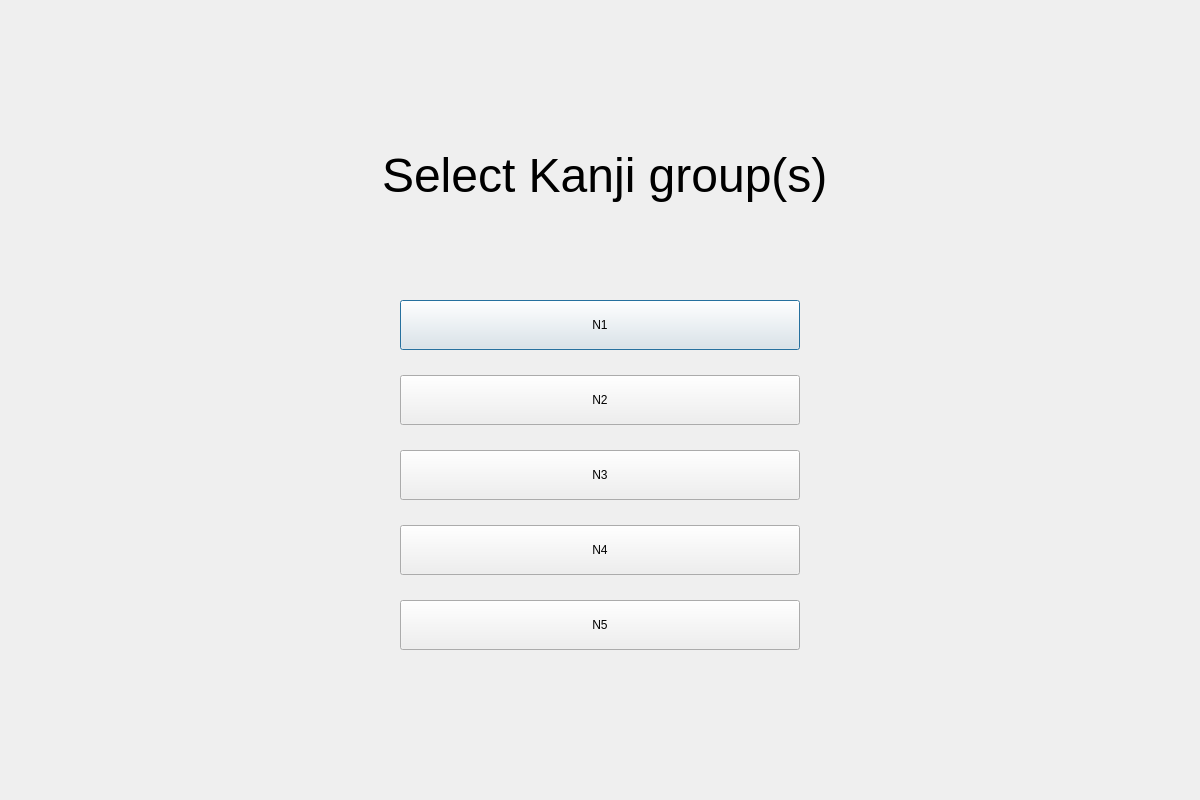
<?xml version="1.0" encoding="UTF-8"?>
<ui version="4.0">
 <class>Dialog</class>
 <widget class="QDialog" name="Dialog">
  <property name="geometry">
   <rect>
    <x>0</x>
    <y>0</y>
    <width>1200</width>
    <height>800</height>
   </rect>
  </property>
  <property name="windowTitle">
   <string>Dialog</string>
  </property>
  <widget class="QPushButton" name="pushButton">
   <property name="geometry">
    <rect>
     <x>400</x>
     <y>300</y>
     <width>400</width>
     <height>50</height>
    </rect>
   </property>
   <property name="text">
    <string>N1</string>
   </property>
  </widget>
  <widget class="QPushButton" name="pushButton_2">
   <property name="geometry">
    <rect>
     <x>400</x>
     <y>375</y>
     <width>400</width>
     <height>50</height>
    </rect>
   </property>
   <property name="text">
    <string>N2</string>
   </property>
  </widget>
  <widget class="QPushButton" name="pushButton_3">
   <property name="geometry">
    <rect>
     <x>400</x>
     <y>450</y>
     <width>400</width>
     <height>50</height>
    </rect>
   </property>
   <property name="text">
    <string>N3</string>
   </property>
  </widget>
  <widget class="QPushButton" name="pushButton_4">
   <property name="geometry">
    <rect>
     <x>400</x>
     <y>525</y>
     <width>400</width>
     <height>50</height>
    </rect>
   </property>
   <property name="text">
    <string>N4</string>
   </property>
  </widget>
  <widget class="QPushButton" name="pushButton_5">
   <property name="geometry">
    <rect>
     <x>400</x>
     <y>600</y>
     <width>400</width>
     <height>50</height>
    </rect>
   </property>
   <property name="text">
    <string>N5</string>
   </property>
  </widget>
  <widget class="QLabel" name="label">
   <property name="geometry">
    <rect>
     <x>382</x>
     <y>125</y>
     <width>500</width>
     <height>100</height>
    </rect>
   </property>
   <property name="font">
    <font>
     <pointsize>36</pointsize>
    </font>
   </property>
   <property name="text">
    <string>Select Kanji group(s)</string>
   </property>
  </widget>
 </widget>
 <resources/>
 <connections/>
</ui>
